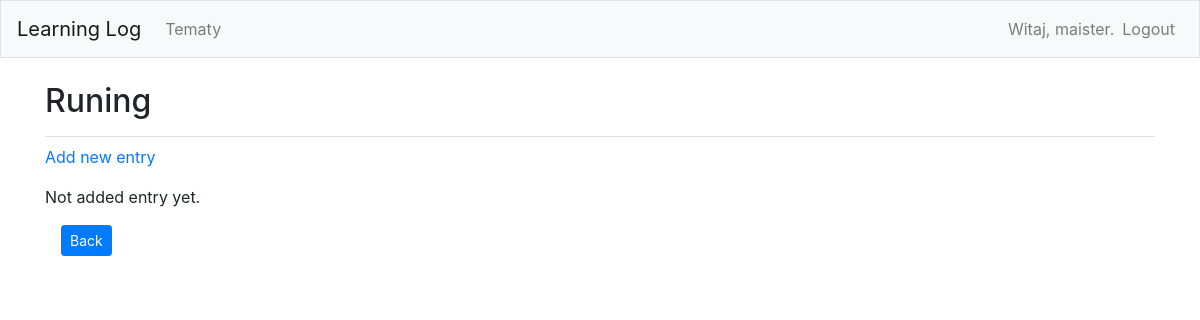
Page /topic/4/ (signed in) on the earlier database version.
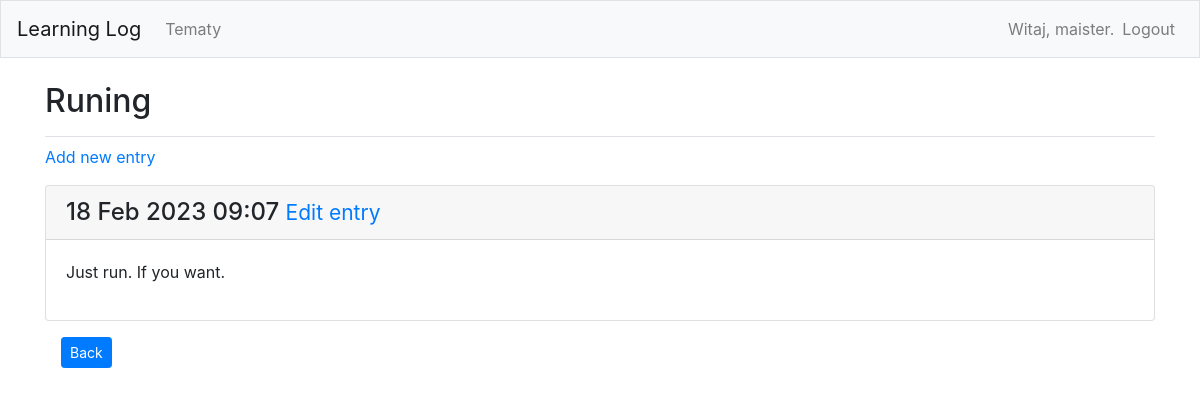
Same page on the later database version.
### learning_logs/models.py (models this page shows, shortened)
class Topic(models.Model):
    text = models.CharField(max_length=200)
    date_added = models.DateTimeField(auto_now_add=True)
    owner = models.ForeignKey(User, on_delete=models.CASCADE)
    def __str__(self) -> str:
        return self.text

class Entry(models.Model):
    topic = models.ForeignKey(Topic, on_delete=models.CASCADE)
    text = models.TextField()
    date_added = models.DateTimeField(auto_now_add=True)
    class Meta:
        verbose_name_plural = 'entries'

### learning_logs/views.py (the view)
# urls.py: path('topic/<int:topic_id>/', views.topic, name='topic'),
@login_required
def topic(request, topic_id):
    topic = Topic.objects.get(id=topic_id)
    check_topic_owner(request, topic)
    entries = topic.entry_set.order_by('-date_added')
    context = {
        'topic': topic,
        'entries': entries,
    }
    return render(request, 'learning_logs/topic.html', context)

### learning_logs/views.py (called while the page is built)
def check_topic_owner(request, topic):
    if topic.owner != request.user:
        raise Http404

### learning_logs/templates/learning_logs/topic.html
{% extends "learning_logs/base.html" %}
{% block page_header %}
    <h2>{{ topic }}</h2>
{% endblock page_header %}
{% block content %}
    <p><a href="{% url 'learning_logs:new_entry' topic.id %}">Add new entry</a></p>
        {% for entry in entries %}
        <div class="card mb-3">
            <h4 class="card-header">
                {{ entry.date_added|date:'d M Y H:i' }}
                <small><a href="{% url 'learning_logs:edit_entry' entry.id %}">Edit entry</a></small>
            </h4>
            <div class="card-body">
                {{ entry.text|linebreaks }}
            </div>
        </div>
            {% empty %}
                Not added entry yet.
            {% endfor %}
    <div class="d-grid mb-3 ml-3 mt-3">
        <a class="btn btn-primary btn-sm" data-bs-toggle="button" role="button" href="{% url 'learning_logs:topics' %}">Back</a>
    </div>
{% endblock content %}

### learning_logs/templates/learning_logs/base.html (shortened to what this page needs)
{% load bootstrap4 %}
<!doctype html>
<html lang="pl">
    <head>
        {% bootstrap_css %}
    </head>
    <body>
        <nav class="navbar navbar-expand-md navbar-light bg-light mb-4 border">
            <a class="navbar-brand" href="{% url 'learning_logs:index' %}">Learning Log</a>
            <div class="collapse navbar-collapse" id="navbarCollapse">
                <ul class="navbar-nav mr-auto">
                    <li class"nav-item">
                        <a class="nav-link" href="{% url 'learning_logs:topics' %}">
                            Tematy
                        </a>
                    </li>
                </ul>
                <ul class="navbar-nav ml-auto">
                    {% if user.is_authenticated %}
                        <li class="nav-item">
                            <span class="navbar-text">Witaj, {{ user.username }}.</span>
                        </li>
                        <li class="nav-item">
                            <a class="nav-link" href="{% url 'users:logout' %}">Logout</a>
                        </li>
                    {% endif %}
                </ul>
            </div>
        </nav>
        <main role="main" class="container">
            <div class="pb-2 mb-2 border-bottom">
                {% block page_header %}{% endblock page_header %}
            </div>
            <div>
                {% block content %}{% endblock content %}
            </div>
        </main>
    </body>
</html>

Differences in the rows shown:
added Entry: date_added "18 Feb 2023 09:07", text "Just run. If you want."
Other differences:
text no longer shown: "Not added entry yet."
